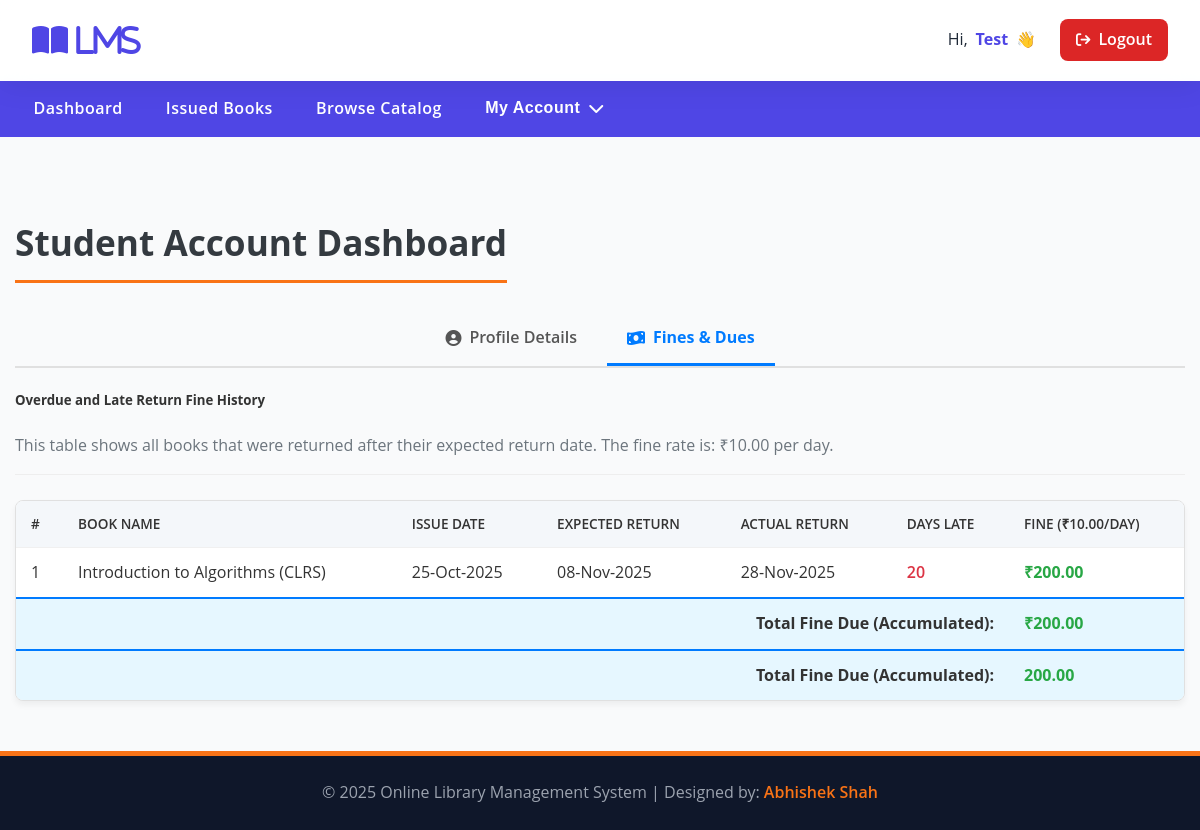
The page /library/my-profile.php?view=fine (signed in) on the database its author committed.
### tables this page shows
CREATE TABLE `tblissuedbookdetails` (
  `id` int(11) NOT NULL,
  `BookID` int(11) DEFAULT NULL,
  `StudentID` int(150) DEFAULT NULL,
  `IssuesDate` timestamp NULL DEFAULT current_timestamp(),
  `ReturnDate` timestamp NULL DEFAULT NULL,
  `ReturnStatus` tinyint(1) NOT NULL DEFAULT 0,
  `fine` decimal(10,2) DEFAULT NULL,
  `ExpectedReturnDate` date GENERATED ALWAYS AS (`IssuesDate` + interval 14 day) STORED
);

CREATE TABLE `tblbooks` (
  `id` int(11) NOT NULL,
  `BookName` varchar(255) DEFAULT NULL,
  `CatId` int(11) DEFAULT NULL,
  `AuthorId` int(11) DEFAULT NULL,
  `PublisherId` int(11) DEFAULT NULL,
  `ISBNNumber` varchar(20) DEFAULT NULL,
  `BookPrice` decimal(10,2) DEFAULT NULL,
  `bookCopies` int(11) NOT NULL DEFAULT 10,
  `bookImage` longblob DEFAULT NULL,
  `regDate` timestamp NULL DEFAULT current_timestamp(),
  `updationDate` timestamp NULL DEFAULT NULL ON UPDATE current_timestamp(),
  `isIssued` int(1) NOT NULL DEFAULT 0 COMMENT '0=Available, 1=Issued',
  `bookEdition` varchar(50) DEFAULT NULL COMMENT 'The edition of the book',
  `BookDescription` text DEFAULT NULL COMMENT 'Summary or detailed description of the book'
);

### library/my-profile.php (the view, shortened to what this page needs)
<?php
include('includes/config.php');
$sid = $_SESSION['stdid'] ?? null;
try {
    $sql = "SELECT StudentId, FullName, EmailId, MobileNumber, RegDate, Status
            FROM tblstudents
            WHERE StudentId = :sid
            LIMIT 1";
    $query = $dbh->prepare($sql);
    $query->bindParam(':sid', $sid, PDO::PARAM_STR);
    $query->execute();
    $result = $query->fetch(PDO::FETCH_OBJ);
} catch (PDOException $e) {
    error_log("DB error fetching profile for sid={$sid}: " . $e->getMessage());
    $error = "A server error occurred while loading your profile.";
}
$fineRatePerDay = 10;
$fineRate = '₹' . number_format($fineRatePerDay, 2);
$fineResults = [];
if (isset($_GET['view']) && $_GET['view'] === 'fine') {
    try {
        $sqlFine = "
            SELECT
                ibd.BookId,
                b.BookName,
                ibd.IssuesDate,
                ibd.ExpectedReturnDate,
                ibd.ReturnDate,
                GREATEST(DATEDIFF(ibd.ReturnDate, ibd.ExpectedReturnDate), 0) AS DaysLate,
                ibd.fine
            FROM tblissuedbookdetails ibd
            JOIN tblbooks b ON b.id = ibd.BookId
            WHERE ibd.StudentID = :sid
                AND ibd.ReturnStatus = 1
                AND (ibd.fine IS NOT NULL AND ibd.fine > 0)
            ORDER BY ibd.ReturnDate DESC";
        $queryFine = $dbh->prepare($sqlFine);
        $queryFine->bindParam(':sid', $sid, PDO::PARAM_STR);
        $queryFine->execute();
        $fineResults = $queryFine->fetchAll(PDO::FETCH_ASSOC);
    } catch (PDOException $e) {
        error_log("DB error fetching fines for sid={$sid}: " . $e->getMessage());
        $error = "Could not load fine history at the moment.";
    }
}
?>
<!DOCTYPE html>
<html xmlns="http://www.w3.org/1999/xhtml">
<head>
    <link rel="stylesheet" href="https://cdnjs.cloudflare.com/ajax/libs/font-awesome/6.5.2/css/all.min.css" />
    <link rel="stylesheet" href="assets/css/style.css"/>
</head>
<body>
    <?php include('includes/header.php');?>
    <div class="content-wrapper">
        <div class="container-custom">
            <h4 class="header-title-main">Student Account Dashboard</h4>
            <div class="profile-nav-tabs">
                <a href="my-profile.php" class="nav-tab <?php if(!isset($_GET['view']) || $_GET['view'] == 'profile') echo 'active'; ?>">
                    <i class="fas fa-user-circle"></i> Profile Details
                </a>
                <a href="my-profile.php?view=fine" class="nav-tab <?php if(isset($_GET['view']) && $_GET['view'] == 'fine') echo 'active'; ?>">
                    <i class="fas fa-money-bill-wave"></i> Fines & Dues
                </a>
            </div>
            <?php if (!isset($_GET['view']) || $_GET['view'] == 'profile'):  ?>
                <div class="form-container-box max-w-lg mx-auto">
                    <p class="intro-text">
                        Review your current account information below. Click 'Edit Profile' to make changes.
                    </p>
                    <?php if($result): ?>
                    <div class="profile-view-box">
                        <div class="info-group">
                            <span class="info-label"><i class="fas fa-id-badge"></i> Student ID:</span>
                            <span class="info-value"><?php echo htmlentities($result->StudentId);?></span>
                        </div>
                        <div class="info-group">
                            <span class="info-label"><i class="fas fa-user"></i> Full Name:</span>
                            <span class="info-value"><?php echo htmlentities($result->FullName);?></span>
                        </div>
                        <div class="info-group">
                            <span class="info-label"><i class="fas fa-envelope"></i> Email ID:</span>
                            <span class="info-value"><?php echo htmlentities($result->EmailId);?></span>
                        </div>
                        <div class="info-group">
                            <span class="info-label"><i class="fas fa-phone"></i> Mobile Number:</span>
                            <span class="info-value"><?php echo htmlentities($result->MobileNumber);?></span>
                        </div>
                        <div class="info-group">
                            <span class="info-label"><i class="fas fa-calendar-alt"></i> Registration Date:</span>
                            <span class="info-value"><?php echo htmlentities(date('d-M-Y', strtotime($result->RegDate)));?></span>
                        </div>
                        <div class="info-group">
                            <span class="info-label"><i class="fas fa-lock"></i> Account Status:</span>
                            <span class="info-value status-<?php echo ($result->Status == 1) ? 'active' : 'blocked'; ?>-badge">
                                <?php echo ($result->Status == 1) ? 'Active' : 'Blocked'; ?>
                            </span>
                        </div>
                        <a href="edit-profile.php" class="btn-submit-primary mt-6">
                            <i class="fas fa-edit"></i> Edit Profile
                        </a>
                    </div>
                    <?php endif; ?>
                </div>
            <?php elseif (isset($_GET['view']) && $_GET['view'] == 'fine'):  ?>
                <div class="max-w-4xl mx-auto">
                    <h5 class="text-xl font-bold text-gray-800 mb-4">Overdue and Late Return Fine History</h5>
                    <p class="intro-text">
                        This table shows all books that were returned after their expected return date. The fine rate is: <?php echo htmlentities($fineRate); ?> per day.
                    </p>
                    <div class="fine-table-container mt-6">
                        <table class="fine-table">
                            <thead>
                                <tr>
                                    <th>#</th>
                                    <th>Book Name</th>
                                    <th>Issue Date</th>
                                    <th>Expected Return</th>
                                    <th>Actual Return</th>
                                    <th>Days Late</th>
                                    <th>Fine (<?php echo htmlentities($fineRate); ?>/day)</th>
                                </tr>
                            </thead>
                            <tbody>
                                <?php
                                    $count = 1;
                                    $totalFine = 0;
                                    if (!empty($fineResults)):
                                        foreach ($fineResults as $row):
                                            $daysLate = (int)($row['DaysLate'] ?? 0);
                                            $fine = $daysLate * $fineRatePerDay;
                                            $totalFine += $fine;
                                    ?>
                                    <tr>
                                        <td><?php echo $count++; ?></td>
                                        <td><?php echo htmlentities($row['BookName']); ?></td>
                                        <td><?php echo htmlentities(date('d-M-Y', strtotime($row['IssuesDate']))); ?></td>
                                        <td><?php echo htmlentities(date('d-M-Y', strtotime($row['ExpectedReturnDate']))); ?></td>
                                        <td><?php echo htmlentities(date('d-M-Y', strtotime($row['ReturnDate']))); ?></td>
                                        <td class="text-late"><?php echo $daysLate; ?></td>
                                        <td class="text-fine">₹<?php echo number_format($fine, 2); ?></td>
                                    </tr>
                                    <?php
                                        endforeach;
                                    else:
                                    ?>
                                    <tr> ... no fines ... </tr>
                                    <?php endif; ?>
                                    <?php if (!empty($fineResults)): ?>
                                        <tr class="total-fine-row">
                                            <td colspan="6" style="text-align: right;">Total Fine Due (Accumulated):</td>
                                            <td class="text-fine">₹<?php echo number_format($totalFine, 2); ?></td>
                                        </tr>
                                        <?php endif; ?>
                                    <?php if (!empty($fineResults)): ?>
                                    <tr class="total-fine-row">
                                        <td colspan="6" style="text-align: right;">Total Fine Due (Accumulated):</td>
                                        <td class="text-fine"><?php echo number_format($totalFine, 2); ?></td>
                                </tr>
                                <?php endif; ?>
                            </tbody>
                        </table>
                    </div>
                </div>
            <?php endif;  ?>
        </div>
    </div>
    <?php include('includes/footer.php');?>
</body>
</html>

### library/assets/css/style.css (style rules this page uses)
* { box-sizing: border-box; }
body { font-family: "Inter", "Segoe UI", Roboto, sans-serif; margin: 0; background: linear-gradient(180deg, #eef2ff 0%, #f9fafb 50%, #f9fafb 100%); color: var(--text-dark); display: flex; flex-direction: column; min-height: 100vh; overflow-x: hidden; line-height: 1.6; }
.content-wrapper { flex-grow: 1; padding: 2.5rem 0; background: var(--bg-light); }
.container-custom { max-width: 1300px; margin: 0 auto; padding: 0 15px; }
.header-title-main { font-size: 2.2rem; font-weight: 700; color: #343a40; margin-bottom: 30px; border-bottom: 3px solid var(--accent-orange); padding-bottom: 10px; display: inline-block; }
.intro-text { font-size: 1rem; color: #6c757d; margin-bottom: 25px; padding-bottom: 15px; border-bottom: 1px solid #eee; }
body { background-color: #f7f9fc; color: #333; font-family: 'Open Sans', sans-serif; }
.content-wrapper { padding-top: 30px; padding-bottom: 50px; }

### library/my-profile.php (style rules this page uses)
.profile-nav-tabs { display: flex; justify-content: center; margin-bottom: 20px; border-bottom: 2px solid #e0e0e0; }
.nav-tab { padding: 12px 20px; text-decoration: none; color: #555; font-weight: 600; border-bottom: 3px solid transparent; transition: all 0.3s; margin: 0 5px; display: flex; align-items: center; gap: 8px; }
.nav-tab.active { color: #007bff; border-bottom: 3px solid #007bff; font-weight: 700; }
.fine-table-container { overflow-x: auto; border: 1px solid #e0e0e0; border-radius: 8px; box-shadow: 0 4px 6px rgba(0, 0, 0, 0.05); background-color: #fff; }
.fine-table { width: 100%; border-collapse: collapse; min-width: 700px; }
.fine-table th, .fine-table td { padding: 12px 15px; text-align: left; border-bottom: 1px solid #f0f0f0; }
.fine-table th { background-color: #f4f7fa; color: #333; font-weight: 600; text-transform: uppercase; font-size: 0.85rem; }
.fine-table tbody tr:last-child td { border-bottom: none; }
.total-fine-row { font-weight: 700; background-color: #e6f7ff; border-top: 2px solid #007bff; }
.text-late { color: #dc3545; font-weight: 600; }
.text-fine { color: #28a745; font-weight: 700; }

### rows shown on the page
tblissuedbookdetails: BookID.BookName "Introduction to Algorithms (CLRS)", IssuesDate "25-Oct-2025", ExpectedReturnDate "08-Nov-2025", ReturnDate "28-Nov-2025", daysLate "20", fine "200.00"

### other values the page prints
$_SESSION['fname'] "Test"
$fineRate "₹10.00"
$totalFine "200.00"
